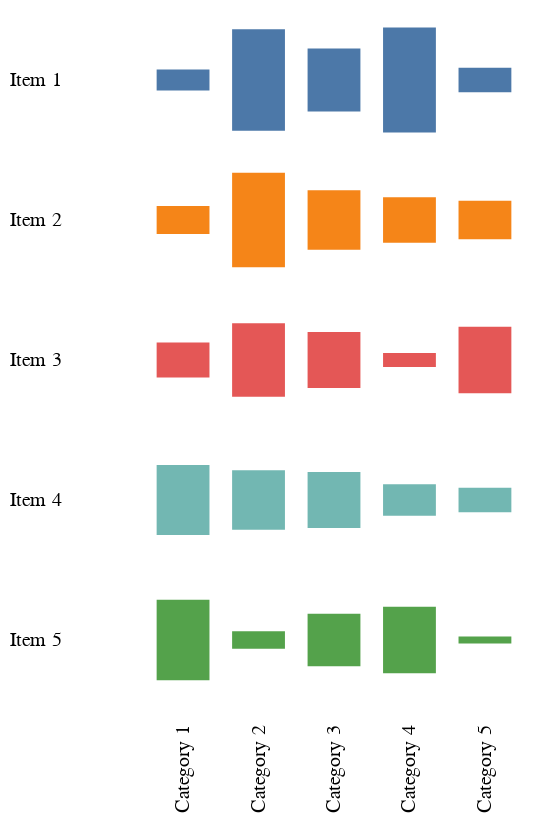

Notebook cell for this chart:
### Markdown cell above
## Symmetric (centered) floating bars

With very few annotations so they look more stylized. Use y and y2 to set the bounds of the rectangle mark, and calculate the offsets in Altair.

Using new [Method-based syntax](https://altair-viz.github.io/user_guide/encodings/index.html#method-based-syntax) from Altair 5.

### Code cell
balanced_rects = alt.Chart(df).mark_rect().encode(
    alt.X('Category:N')
            .scale(padding=0.3)
            .title(None)
            .axis(domainWidth=0, tickWidth=0),
    alt.Y('posy:Q').title(None).axis(None),
    alt.Y2('negy:Q'),
    alt.Color('Item:N', legend=None),
    alt.Row('Item:N')
            .title(None)
            .header(labelAngle=0,
                    labelOrient='left',
                    labelAlign='right',
                    labelPadding=10)
).transform_calculate(
    posy = '0.5*datum.value',
    negy = '-0.5*datum.value'
).properties(
    width = 200,
    height = 70
).configure_facet(
    spacing = 0
).configure_view(
    stroke = None
)

balanced_rects

### Figure 1 — Vega-Lite specification as saved in the notebook (floating-point values rounded to 4 significant figures)
{"config": {"view": {"continuousWidth": 300, "continuousHeight": 300, "stroke": null}, "facet": {"spacing": 0}}, "data": {"name": "data-dcc63c1bd6179d79fcae39778c52b169"}, "mark": {"type": "rect"}, "encoding": {"color": {"field": "Item", "legend": null, "type": "nominal"}, "row": {"field": "Item", "header": {"labelAngle": 0, "labelOrient": "left", "labelAlign": "right", "labelPadding": 10}, "title": null, "type": "nominal"}, "x": {"axis": {"domainWidth": 0, "tickWidth": 0}, "field": "Category", "scale": {"padding": 0.3}, "title": null, "type": "nominal"}, "y": {"axis": null, "field": "posy", "title": null, "type": "quantitative"}, "y2": {"field": "negy"}}, "height": 70, "transform": [{"calculate": "0.5*datum.value", "as": "posy"}, {"calculate": "-0.5*datum.value", "as": "negy"}], "width": 200, "$schema": "https://vega.github.io/schema/vega-lite/v5.8.0.json", "datasets": {"data-dcc63c1bd6179d79fcae39778c52b169": [{"Item": "Item 1", "Category": "Category 1", "value": 6}, {"Item": "Item 2", "Category": "Category 1", "value": 8}, {"Item": "Item 3", "Category": "Category 1", "value": 10}, {"Item": "Item 4", "Category": "Category 1", "value": 20}, {"Item": "Item 5", "Category": "Category 1", "value": 23}, {"Item": "Item 1", "Category": "Category 2", "value": 29}, {"Item": "Item 2", "Category": "Category 2", "value": 27}, {"Item": "Item 3", "Category": "Category 2", "value": 21}, {"Item": "Item 4", "Category": "Category 2", "value": 17}, {"Item": "Item 5", "Category": "Category 2", "value": 5}, {"Item": "Item 1", "Category": "Category 3", "value": 18}, {"Item": "Item 2", "Category": "Category 3", "value": 17}, {"Item": "Item 3", "Category": "Category 3", "value": 16}, {"Item": "Item 4", "Category": "Category 3", "value": 16}, {"Item": "Item 5", "Category": "Category 3", "value": 15}, {"Item": "Item 1", "Category": "Category 4", "value": 30}, {"Item": "Item 2", "Category": "Category 4", "value": 13}, {"Item": "Item 3", "Category": "Category 4", "value": 4}, {"Item": "Item 4", "Category": "Category 4", "value": 9}, {"Item": "Item 5", "Category": "Category 4", "value": 19}, {"Item": "Item 1", "Category": "Category 5", "value": 7}, {"Item": "Item 2", "Category": "Category 5", "value": 11}, {"Item": "Item 3", "Category": "Category 5", "value": 19}, {"Item": "Item 4", "Category": "Category 5", "value": 7}, {"Item": "Item 5", "Category": "Category 5", "value": 2}]}}
